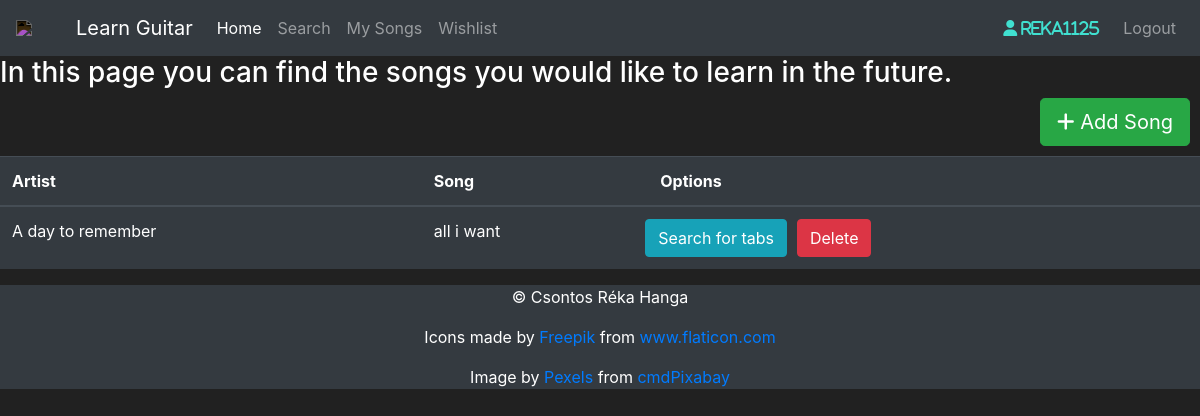
Page /wishlist (signed in) on the earlier database version.
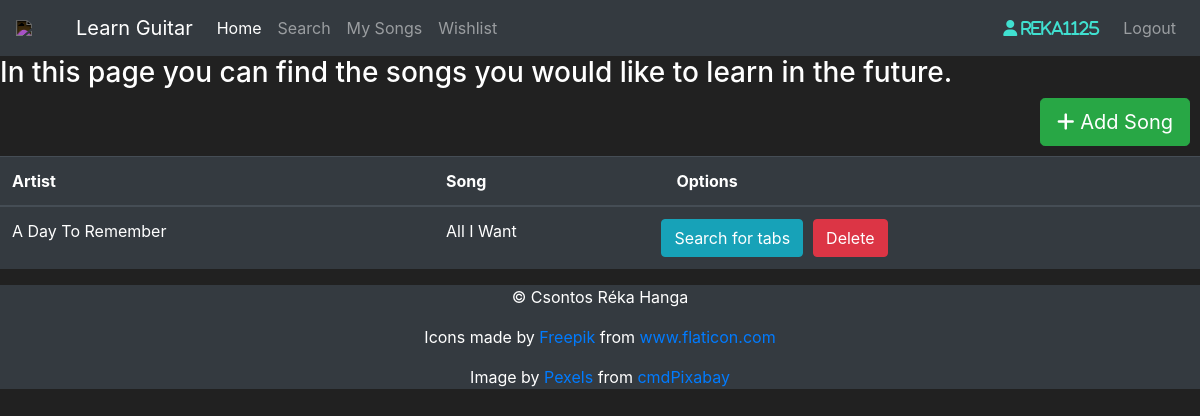
Same page on the later database version.
### application/models.py (models this page shows, shortened)
class User(db.Model, UserMixin):
    user_id = db.Column(db.Integer(), primary_key=True)
    username = db.Column(db.String(length=30), unique=True, nullable=False)
    email_address = db.Column(db.String(length=50), unique=True, nullable=False)
    password_hash = db.Column(db.String(length=60), nullable=False)
    saved_songs = db.relationship('My_Songs', backref='owned_user', lazy=True)
    wishlist = db.relationship('Wishlist', backref='owned_user', lazy=True)
    @property
    def password(self):
        return self.password

class Wishlist(db.Model):
    song_id = db.Column(db.Integer(), primary_key=True)
    artist = db.Column(db.String(length=50), nullable=False)
    song = db.Column(db.String(length=50), nullable=False)
    owner = db.Column(db.Integer(), db.ForeignKey('user.user_id'))

### application/routes.py (the view, shortened to what this page needs)
@app.route("/wishlist", methods=["GET", "POST"])
@login_required
def wishlist_page():
    form = AddSongForm()
    print(form.errors)
    wishlist = Wishlist.query.filter_by(owner=current_user.user_id)
    return render_template("wishlist.html", songs=wishlist, form=form)

### application/forms.py
class AddSongForm(FlaskForm):
    artist = StringField(label='Artist:', validators=[DataRequired()])
    title = StringField(label='Title:', validators=[DataRequired()])
    submit = SubmitField(label='Add Song')

### application/models.py (called while the page is built)
@login_manager.user_loader
def load_user(user_id):
    return User.query.get(int(user_id))

### application/templates/wishlist.html (shortened to what this page needs)
{% extends 'base.html' %}
{% block content %}
    <h3>In this page you can find the songs you would like to learn in the future.</h3>
    <div style="float: right; margin-right: 10px; margin-bottom: 10px">
        <button class="btn btn-success btn-lg" data-toggle="modal" data-target="#Modal-AddSong">
            <i class="fas fa-plus"></i> Add Song
        </button>
    </div>
    <table class="table table-hover table-dark">
        <thead>
            <tr>
                <th scope="col">Artist</th>
                <th scope="col">Song</th>
                <th scope="col">Options</th>
            </tr>
        </thead>
        <tbody>
            {% for song in songs %}
                <tr>
                    <td>{{ song.artist }}</td>
                    <td>{{ song.song }}</td>
                    <td>
                        <div class="row">
                            <form action="{{ url_for('search_page') }}" method=post style="margin-right: 10px">
                                <input type=submit value='Search for tabs' class="btn btn-outline btn-info">
                            </form>
                            <form action="{{ url_for('delete_song_page') }}" method=post class=delete-song>
                                <input type=submit value='Delete' class="btn btn-outline btn-danger">
                            </form>
                        </div>
                    </td>
                </tr>
            {% endfor %}
        </tbody>
    </table>
{% endblock %}

### application/templates/base.html (shortened to what this page needs)
<!doctype html>
<html lang="en">
    <head>
        <link rel="stylesheet" href="https://cdn.jsdelivr.net/npm/bootstrap@4.5.3/dist/css/bootstrap.min.css"
>
    </head>
    <body>
        <nav id="navigation" class="navbar navbar-expand-md navbar-dark bg-dark">
            <img id="icon" src="https://cdn-icons-png.flaticon.com/512/93/93013.png" class="img-responsive" width="50">
            <a class="navbar-brand" href="#">Learn Guitar</a>
            <div class="collapse navbar-collapse" id="navbarNav">
                <ul class="navbar-nav mr-auto">
                    <li class="nav-item active">
                        <a class="nav-link" href="{{ url_for('home_page') }}">Home </a>
                    </li>
                    <li class="nav-item">
                        <a class="nav-link" href="{{ url_for('search_page') }}">Search</a>
                    </li>
                    <li class="nav-item">
                        <a class="nav-link" href="{{ url_for('mysongs_page') }}">My Songs</a>
                    </li>
                    <li class="nav-item">
                        <a class="nav-link" href="{{ url_for('wishlist_page') }}">Wishlist</a>
                    </li>
                </ul>
                {% if current_user.is_authenticated %}
                    <ul class="navbar-nav">
                        <li class="nav-item">
                            <a class="nav-link">
                                <i class="fas fa-user mr-2" style="color:turquoise;"> {{ current_user.username }}</i>
                            </a>
                        </li>
                        <li class="nav-item">
                            <a class="nav-link" href="{{ url_for('logout_page') }}">Logout</a>
                        </li>
                    </ul>
                {% endif %}
            </div>
        </nav>
        {% block content %}
        {% endblock %}
    </body>
    <footer class=" footer bg-dark">
        <p> &copy; Csontos Réka Hanga</p>
        <p>Icons made by <a href="https://www.freepik.com" title="Freepik">Freepik</a> from <a
                href="https://www.flaticon.com/" title="Flaticon">www.flaticon.com</a></p>
        <p>Image by <a href="https://pixabay.com/users/pexels-2286921/?utm_source=link-attribution&amp;utm_medium=referral&amp;utm_campaign=image&amp;utm_content=1851426">Pexels</a>
            from <a href="https://pixabay.com/?utm_source=link-attribution&amp;utm_medium=referral&amp;utm_campaign=image&amp;utm_content=1851426">cmdPixabay</a></p>
    </footer>
</html>

### application/templates/base.html (style rules this page uses)
body { background-color: #212121; color: white }
#icon { -webkit-filter: invert(1); filter: invert(1); margin-right: 10px; }
.footer { bottom: 0; margin: 0; text-align: center; width: 100%; position: relative; }

Differences in the rows shown:
changed Wishlist: artist "A day to remember" → "A Day To Remember"; song "all i want" → "All I Want"
